Frame 1 (no input): blank canvas, image omitted
Frame 60 (no input): blank canvas, image omitted
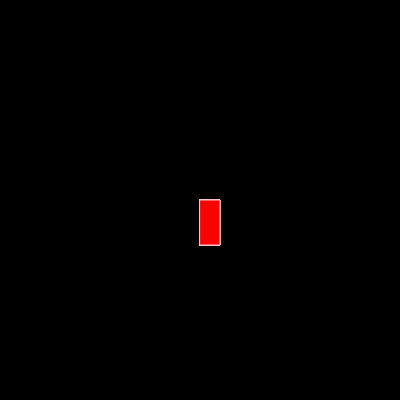
Frame 120 (the mouse pressed at the canvas centre since frame 60)

The p5.js sketch whose frames 1 and 60 were blank and that drew this single picture after the mouse press (run headless with seeded random() and noise() and a simulated clock; from frame 60 on, the mouse is pressed at the canvas centre):

// p5.js sketch
// ── sketch.js
function setup() {
    createCanvas(400,400);
   background ("black");
  }
  
  function draw(    ) {
    stroke("pink");
    fill("RED");
    
    if(mouseIsPressed){
      rect(mouseX, mouseY, 20, 45);
    }
    
  }
